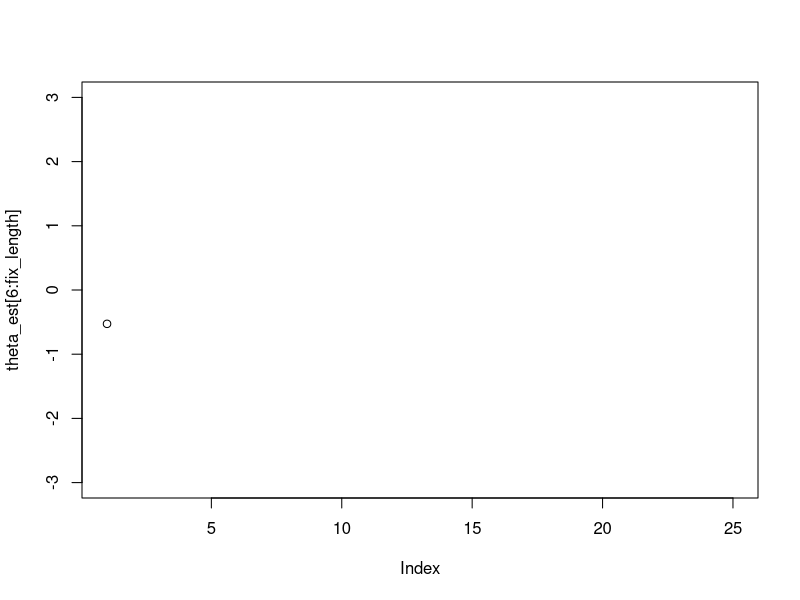
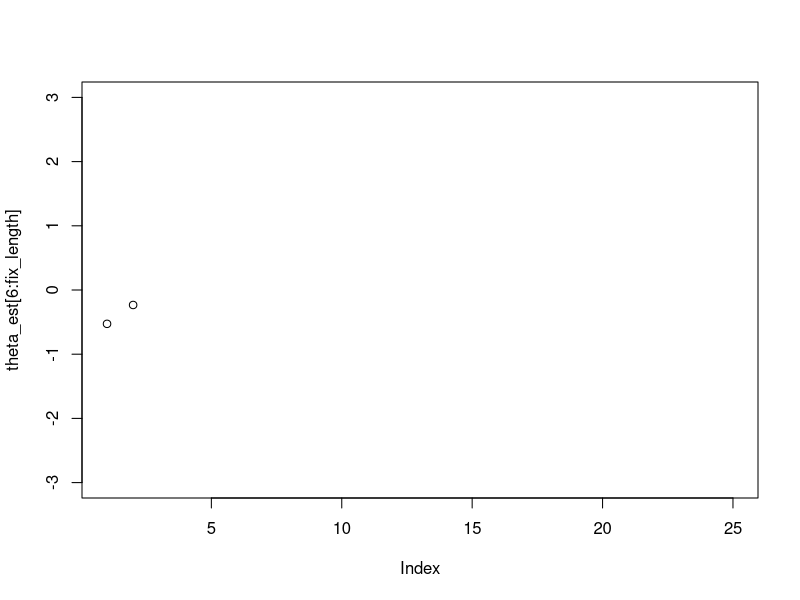
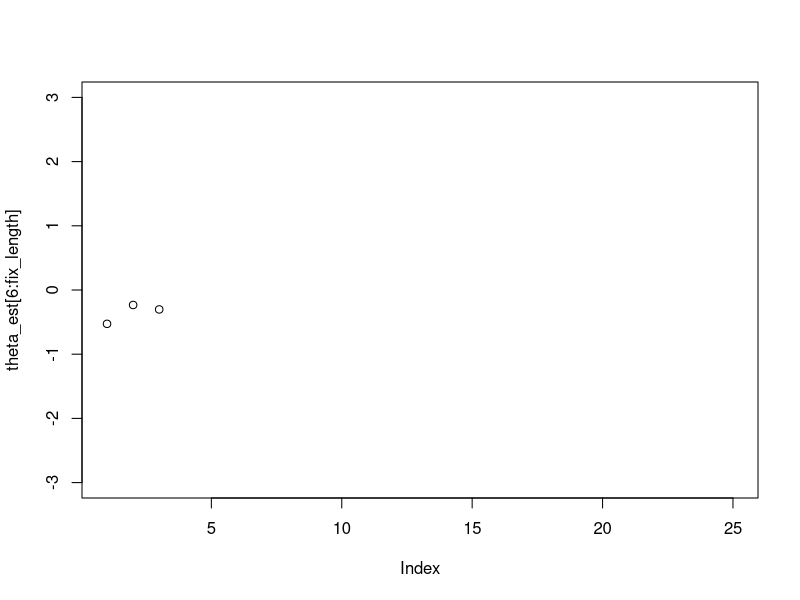
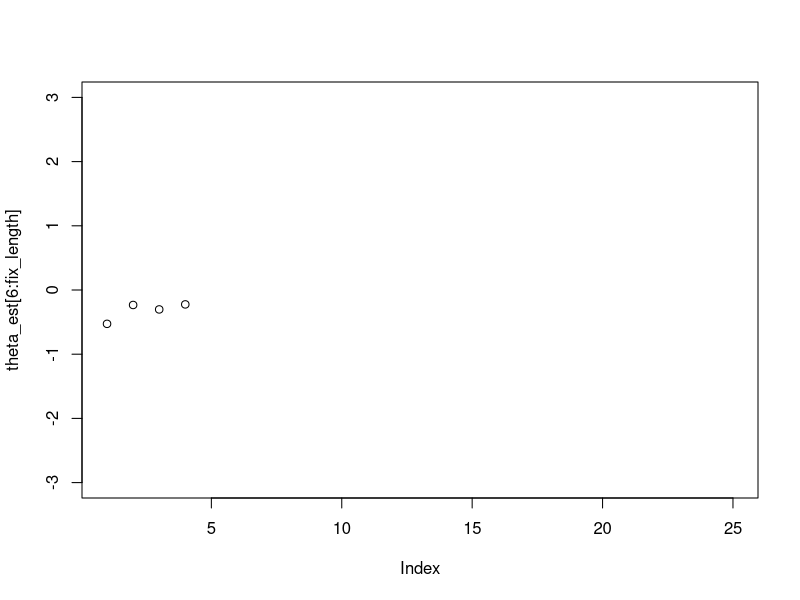
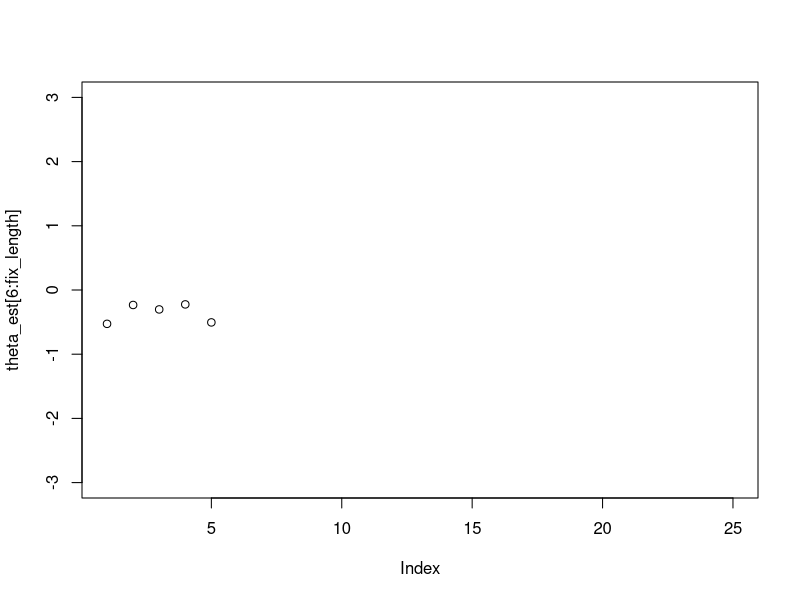
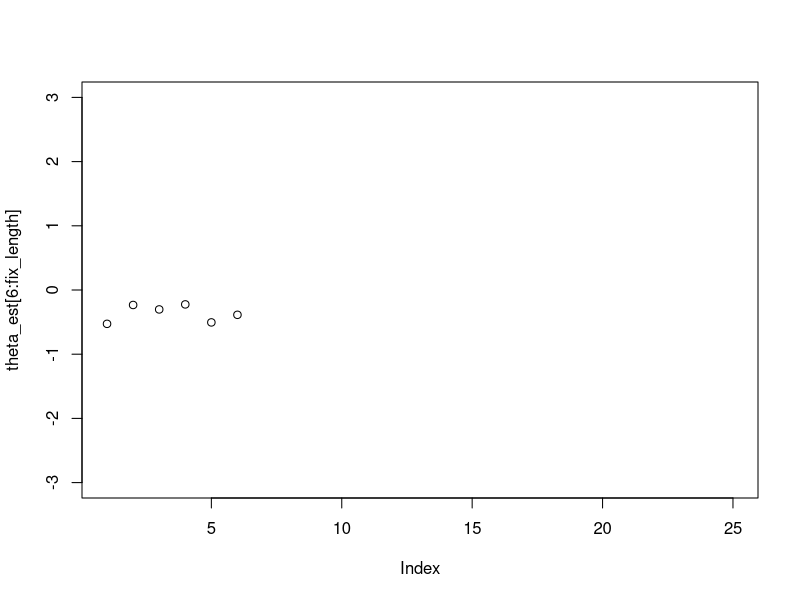
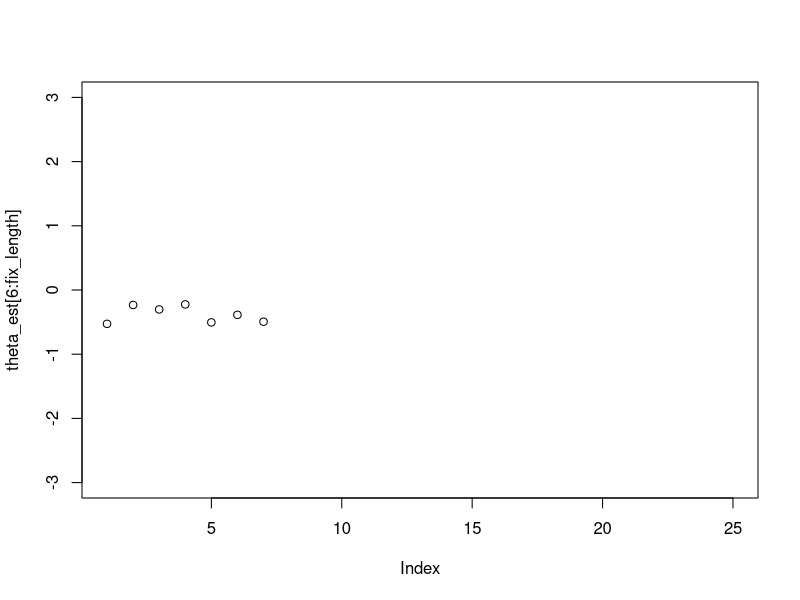
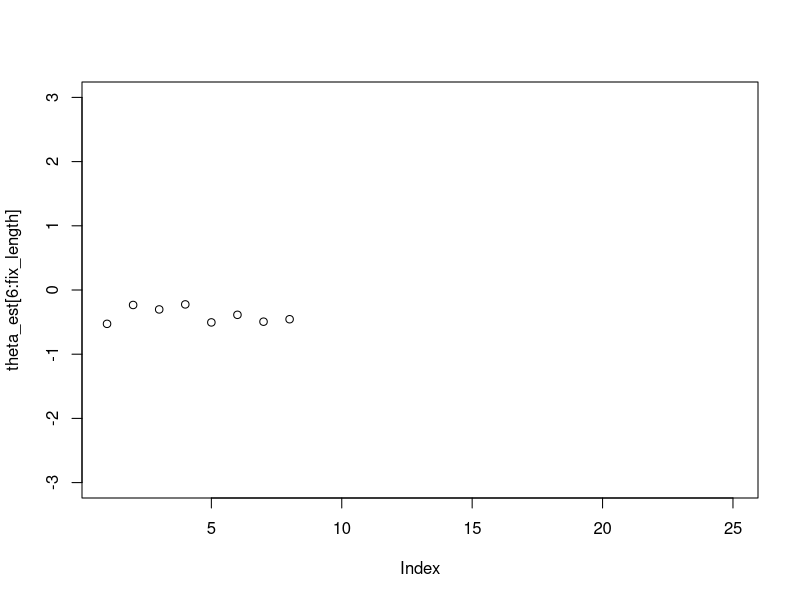

Source code (R) for these figures, in order:
#install.packages('ggplot2')
library(ggplot2)

n_library = 200
theta_t = -0.333
fix_length = 30
first_n = 5
D=1.702

a=exp(rnorm(n_library))
repeat{
  index=c(a>=4)
  a[index]=exp(rnorm(sum(index)))
  if(sum(index)==0){
    break
  }
}

item_library = data.frame(a,b=rnorm(n_library))
item_library = item_library[order(item_library$b),]

MAP <- function(result,theta,b,a,episilon=1e-3,D=1.702){
  delta = 1
  theta_est = theta
  while(abs(delta)>episilon){
    p_est = 1/(1+exp(-D*a*(theta_est-b)))
    
    g = sum(D*a*(result-p_est))-theta_est
    g_ = sum(-D^2*a^2*p_est*(1-p_est))-1
    
    if(g_==0){
      break
    }
    
    delta = g/g_
    
    theta_est = theta_est-delta
  }
  return(theta_est)
}

answer <- function(theta,b,a){
  p = 1/(1+exp(-D*a*(theta-b)))

  temp = runif(1)
  flag = p>temp
  
  return(flag)
}

flag = rep(TRUE,n_library)

theta_est=c()
result = c()

items = sample(n_library,first_n)
flag[items] = FALSE

for (i in c(1:first_n)) {
  result[i]=answer(theta_t,item_library$b[items[i]],item_library$a[items[i]])
  #Sys.sleep(0.5)
}

theta_est[1] =log(max(sum(as.numeric(result)),1)/max((first_n-sum(as.numeric(result))),1))
theta_est[5] = MAP(as.numeric(result),theta_est[1],item_library$b[items],item_library$a[items])

for (i in c((first_n+1):fix_length)) {
  repeat{
    item = which.min(abs(theta_est[i-1]-item_library$b[flag]))
    item = which(item_library$b==item_library$b[flag][item])
    message('#',theta_est[i-1],'  ',item_library$b[item],'  ')
    #item = round(runif(1)*(n_library-1)+1)#select_strategy()
    # if(flag[item]){
      flag[item] = FALSE
      items[i] = item
      break
    # }
    
  }
  result[i]=answer(theta_t,item_library$b[item],item_library$a[item])
  theta_est[i] = MAP(as.numeric(result),theta_est[i-1],item_library$b[items],item_library$a[items])
  plot(theta_est[6:fix_length],ylim=c(-3,3))
  #message(theta_est)
  Sys.sleep(0.5)
}
theta_est[fix_length]
